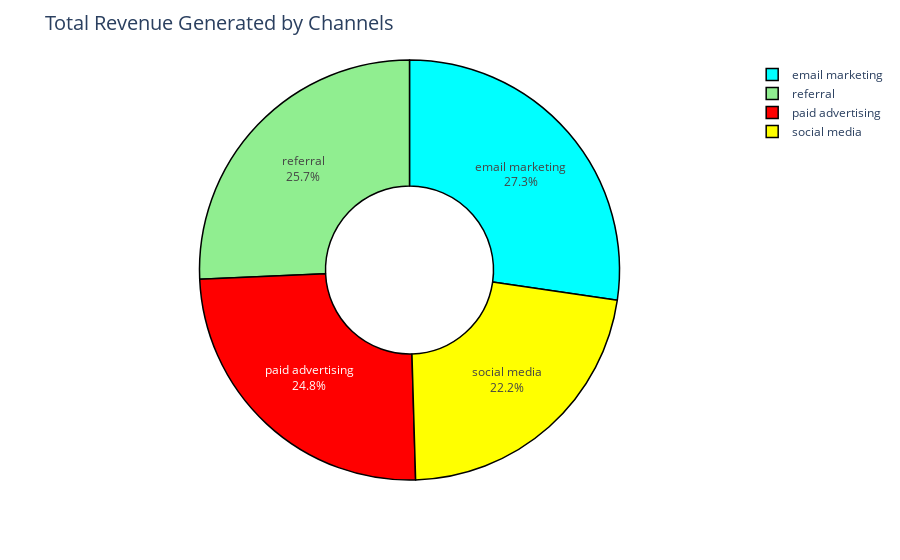

Write notebook code for a chart like this one.
### Code cell
channel_revenue2=data.groupby("channel")["revenue"].sum().reset_index()                  #2nd Way
channel_revenue2
colors=["cyan","red","lightgreen","yellow"]

fig6=px.pie(channel_revenue2,values="revenue",names="channel",hole=0.4)
fig6.update_layout(title_text="Total Revenue Generated by Channels",title_font=dict(size=20))
fig6.update_traces(textposition="inside",textinfo="label+percent",marker=dict(colors=colors,
                                                                              line=dict(color="black",width=1.5)))

fig6.show()

### Figure 1 — Plotly figure (JSON) as saved in the notebook; plotly's stock layout.template omitted (floating-point values rounded to 4 significant figures)
{"data": [{"domain": {"x": [0, 1], "y": [0, 1]}, "hole": 0.4, "hovertemplate": "channel=%{label}<br>revenue=%{value}<extra></extra>", "labels": ["email marketing", "paid advertising", "referral", "social media"], "legendgroup": "", "marker": {"colors": ["cyan", "red", "lightgreen", "yellow"], "line": {"color": "black", "width": 1.5}}, "name": "", "showlegend": true, "textinfo": "label+percent", "textposition": "inside", "type": "pie", "values": [604706, 548396, 569552, 492667]}], "layout": {"autosize": true, "legend": {"tracegroupgap": 0}, "margin": {"t": 60}, "title": {"font": {"size": 20}, "text": "Total Revenue Generated by Channels"}}}
